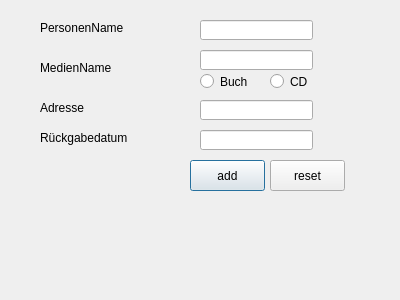
<?xml version="1.0" encoding="UTF-8"?>
<ui version="4.0">
 <class>add_person</class>
 <widget class="QDialog" name="add_person">
  <property name="geometry">
   <rect>
    <x>0</x>
    <y>0</y>
    <width>400</width>
    <height>300</height>
   </rect>
  </property>
  <property name="windowTitle">
   <string>Dialog</string>
  </property>
  <widget class="QLabel" name="label_3">
   <property name="geometry">
    <rect>
     <x>40</x>
     <y>100</y>
     <width>121</width>
     <height>16</height>
    </rect>
   </property>
   <property name="font">
    <font>
     <pointsize>9</pointsize>
    </font>
   </property>
   <property name="text">
    <string>Adresse</string>
   </property>
  </widget>
  <widget class="QLineEdit" name="line_pname">
   <property name="geometry">
    <rect>
     <x>200</x>
     <y>20</y>
     <width>113</width>
     <height>20</height>
    </rect>
   </property>
   <property name="font">
    <font>
     <pointsize>9</pointsize>
    </font>
   </property>
  </widget>
  <widget class="QLabel" name="label">
   <property name="geometry">
    <rect>
     <x>40</x>
     <y>20</y>
     <width>121</width>
     <height>16</height>
    </rect>
   </property>
   <property name="font">
    <font>
     <pointsize>9</pointsize>
    </font>
   </property>
   <property name="text">
    <string>PersonenName</string>
   </property>
  </widget>
  <widget class="QLabel" name="label_2">
   <property name="geometry">
    <rect>
     <x>40</x>
     <y>60</y>
     <width>121</width>
     <height>16</height>
    </rect>
   </property>
   <property name="font">
    <font>
     <pointsize>9</pointsize>
    </font>
   </property>
   <property name="text">
    <string>MedienName</string>
   </property>
  </widget>
  <widget class="QLabel" name="label_4">
   <property name="geometry">
    <rect>
     <x>40</x>
     <y>130</y>
     <width>121</width>
     <height>16</height>
    </rect>
   </property>
   <property name="font">
    <font>
     <pointsize>9</pointsize>
    </font>
   </property>
   <property name="text">
    <string>Rückgabedatum</string>
   </property>
  </widget>
  <widget class="QLineEdit" name="line_mname">
   <property name="geometry">
    <rect>
     <x>200</x>
     <y>50</y>
     <width>113</width>
     <height>20</height>
    </rect>
   </property>
   <property name="font">
    <font>
     <pointsize>9</pointsize>
    </font>
   </property>
  </widget>
  <widget class="QLineEdit" name="line_adress">
   <property name="geometry">
    <rect>
     <x>200</x>
     <y>100</y>
     <width>113</width>
     <height>20</height>
    </rect>
   </property>
   <property name="font">
    <font>
     <pointsize>9</pointsize>
    </font>
   </property>
  </widget>
  <widget class="QLineEdit" name="line_date">
   <property name="geometry">
    <rect>
     <x>200</x>
     <y>130</y>
     <width>113</width>
     <height>20</height>
    </rect>
   </property>
   <property name="font">
    <font>
     <pointsize>9</pointsize>
    </font>
   </property>
  </widget>
  <widget class="QPushButton" name="bt_add">
   <property name="geometry">
    <rect>
     <x>190</x>
     <y>160</y>
     <width>75</width>
     <height>31</height>
    </rect>
   </property>
   <property name="font">
    <font>
     <pointsize>9</pointsize>
    </font>
   </property>
   <property name="text">
    <string>add</string>
   </property>
  </widget>
  <widget class="QRadioButton" name="rb_Buch">
   <property name="geometry">
    <rect>
     <x>200</x>
     <y>70</y>
     <width>112</width>
     <height>23</height>
    </rect>
   </property>
   <property name="text">
    <string>Buch</string>
   </property>
  </widget>
  <widget class="QRadioButton" name="rb_CD">
   <property name="geometry">
    <rect>
     <x>270</x>
     <y>70</y>
     <width>112</width>
     <height>23</height>
    </rect>
   </property>
   <property name="text">
    <string>CD</string>
   </property>
  </widget>
  <widget class="QPushButton" name="bt_reset">
   <property name="geometry">
    <rect>
     <x>270</x>
     <y>160</y>
     <width>75</width>
     <height>31</height>
    </rect>
   </property>
   <property name="font">
    <font>
     <pointsize>9</pointsize>
    </font>
   </property>
   <property name="text">
    <string>reset</string>
   </property>
  </widget>
 </widget>
 <resources/>
 <connections>
  <connection>
   <sender>bt_reset</sender>
   <signal>clicked()</signal>
   <receiver>line_date</receiver>
   <slot>clear()</slot>
   <hints>
    <hint type="sourcelabel">
     <x>287</x>
     <y>169</y>
    </hint>
    <hint type="destinationlabel">
     <x>260</x>
     <y>137</y>
    </hint>
   </hints>
  </connection>
  <connection>
   <sender>bt_reset</sender>
   <signal>clicked()</signal>
   <receiver>line_adress</receiver>
   <slot>clear()</slot>
   <hints>
    <hint type="sourcelabel">
     <x>327</x>
     <y>176</y>
    </hint>
    <hint type="destinationlabel">
     <x>299</x>
     <y>108</y>
    </hint>
   </hints>
  </connection>
  <connection>
   <sender>bt_reset</sender>
   <signal>clicked()</signal>
   <receiver>line_mname</receiver>
   <slot>clear()</slot>
   <hints>
    <hint type="sourcelabel">
     <x>291</x>
     <y>165</y>
    </hint>
    <hint type="destinationlabel">
     <x>279</x>
     <y>54</y>
    </hint>
   </hints>
  </connection>
  <connection>
   <sender>bt_reset</sender>
   <signal>clicked()</signal>
   <receiver>line_pname</receiver>
   <slot>clear()</slot>
   <hints>
    <hint type="sourcelabel">
     <x>292</x>
     <y>173</y>
    </hint>
    <hint type="destinationlabel">
     <x>298</x>
     <y>29</y>
    </hint>
   </hints>
  </connection>
 </connections>
</ui>
